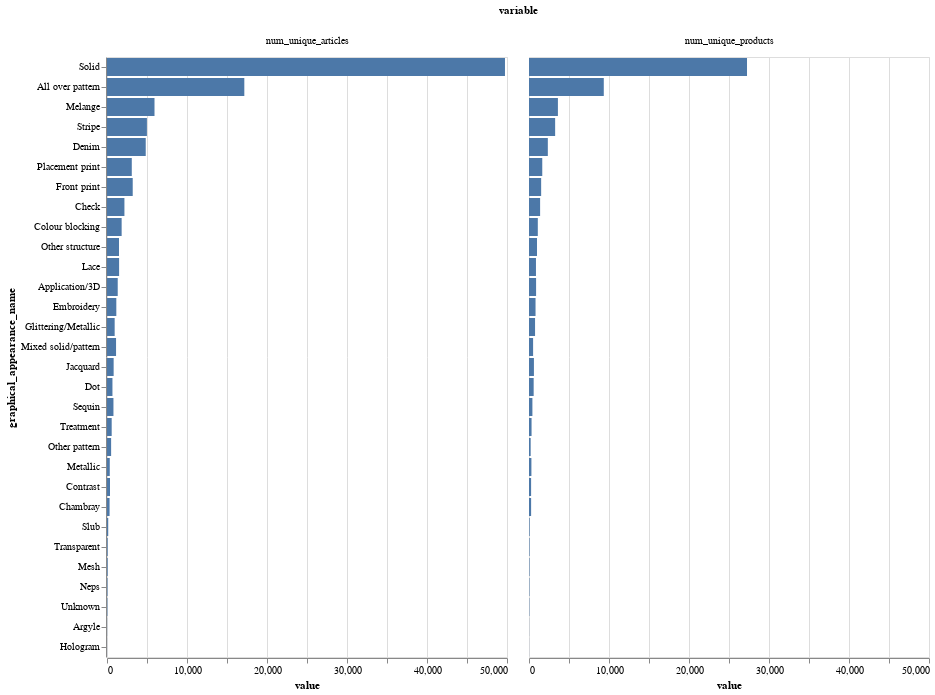

This figure's notebook cell:
### Code cell
alt.Chart(df_graphical_app).mark_bar().encode(
    y=alt.Y("graphical_appearance_name", sort="-x"), x="value", column="variable"
)

### Figure 1 — Vega-Lite specification as saved in the notebook (floating-point values rounded to 4 significant figures)
{"$schema": "https://vega.github.io/schema/vega-lite/v4.17.0.json", "config": {"view": {"continuousHeight": 300, "continuousWidth": 400}}, "data": {"name": "data-c9f8d0b91c11da134109e4bda8d7cb39"}, "datasets": {"data-c9f8d0b91c11da134109e4bda8d7cb39": [{"graphical_appearance_name": "Unknown", "graphical_appearance_no": -1, "value": 43, "variable": "num_unique_products"}, {"graphical_appearance_name": "All over pattern", "graphical_appearance_no": 1010001, "value": 9348, "variable": "num_unique_products"}, {"graphical_appearance_name": "Application/3D", "graphical_appearance_no": 1010002, "value": 886, "variable": "num_unique_products"}, {"graphical_appearance_name": "Argyle", "graphical_appearance_no": 1010003, "value": 13, "variable": "num_unique_products"}, {"graphical_appearance_name": "Check", "graphical_appearance_no": 1010004, "value": 1389, "variable": "num_unique_products"}, {"graphical_appearance_name": "Colour blocking", "graphical_appearance_no": 1010005, "value": 1101, "variable": "num_unique_products"}, {"graphical_appearance_name": "Dot", "graphical_appearance_no": 1010006, "value": 583, "variable": "num_unique_products"}, {"graphical_appearance_name": "Embroidery", "graphical_appearance_no": 1010007, "value": 817, "variable": "num_unique_products"}, {"graphical_appearance_name": "Front print", "graphical_appearance_no": 1010008, "value": 1519, "variable": "num_unique_products"}, {"graphical_appearance_name": "Glittering/Metallic", "graphical_appearance_no": 1010009, "value": 757, "variable": "num_unique_products"}, {"graphical_appearance_name": "Melange", "graphical_appearance_no": 1010010, "value": 3614, "variable": "num_unique_products"}, {"graphical_appearance_name": "Metallic", "graphical_appearance_no": 1010011, "value": 300, "variable": "num_unique_products"}, {"graphical_appearance_name": "Mixed solid/pattern", "graphical_appearance_no": 1010012, "value": 513, "variable": "num_unique_products"}, {"graphical_appearance_name": "Other pattern", "graphical_appearance_no": 1010013, "value": 209, "variable": "num_unique_products"}, {"graphical_appearance_name": "Placement print", "graphical_appearance_no": 1010014, "value": 1658, "variable": "num_unique_products"}, {"graphical_appearance_name": "Sequin", "graphical_appearance_no": 1010015, "value": 425, "variable": "num_unique_products"}, {"graphical_appearance_name": "Solid", "graphical_appearance_no": 1010016, "value": 27251, "variable": "num_unique_products"}, {"graphical_appearance_name": "Stripe", "graphical_appearance_no": 1010017, "value": 3268, "variable": "num_unique_products"}, {"graphical_appearance_name": "Treatment", "graphical_appearance_no": 1010018, "value": 320, "variable": "num_unique_products"}, {"graphical_appearance_name": "Transparent", "graphical_appearance_no": 1010019, "value": 68, "variable": "num_unique_products"}, {"graphical_appearance_name": "Contrast", "graphical_appearance_no": 1010020, "value": 263, "variable": "num_unique_products"}, {"graphical_appearance_name": "Lace", "graphical_appearance_no": 1010021, "value": 871, "variable": "num_unique_products"}, {"graphical_appearance_name": "Jacquard", "graphical_appearance_no": 1010022, "value": 616, "variable": "num_unique_products"}, {"graphical_appearance_name": "Denim", "graphical_appearance_no": 1010023, "value": 2353, "variable": "num_unique_products"}, {"graphical_appearance_name": "Chambray", "graphical_appearance_no": 1010024, "value": 264, "variable": "num_unique_products"}, {"graphical_appearance_name": "Slub", "graphical_appearance_no": 1010025, "value": 80, "variable": "num_unique_products"}, {"graphical_appearance_name": "Other structure", "graphical_appearance_no": 1010026, "value": 997, "variable": "num_unique_products"}, {"graphical_appearance_name": "Neps", "graphical_appearance_no": 1010027, "value": 53, "variable": "num_unique_products"}, {"graphical_appearance_name": "Mesh", "graphical_appearance_no": 1010028, "value": 63, "variable": "num_unique_products"}, {"graphical_appearance_name": "Hologram", "graphical_appearance_no": 1010029, "value": 8, "variable": "num_unique_products"}, {"graphical_appearance_name": "Unknown", "graphical_appearance_no": -1, "value": 52, "variable": "num_unique_articles"}, {"graphical_appearance_name": "All over pattern", "graphical_appearance_no": 1010001, "value": 17165, "variable": "num_unique_articles"}, {"graphical_appearance_name": "Application/3D", "graphical_appearance_no": 1010002, "value": 1341, "variable": "num_unique_articles"}, {"graphical_appearance_name": "Argyle", "graphical_appearance_no": 1010003, "value": 15, "variable": "num_unique_articles"}, {"graphical_appearance_name": "Check", "graphical_appearance_no": 1010004, "value": 2178, "variable": "num_unique_articles"}, {"graphical_appearance_name": "Colour blocking", "graphical_appearance_no": 1010005, "value": 1830, "variable": "num_unique_articles"}, {"graphical_appearance_name": "Dot", "graphical_appearance_no": 1010006, "value": 681, "variable": "num_unique_articles"}, {"graphical_appearance_name": "Embroidery", "graphical_appearance_no": 1010007, "value": 1165, "variable": "num_unique_articles"}, {"graphical_appearance_name": "Front print", "graphical_appearance_no": 1010008, "value": 3215, "variable": "num_unique_articles"}, {"graphical_appearance_name": "Glittering/Metallic", "graphical_appearance_no": 1010009, "value": 958, "variable": "num_unique_articles"}, {"graphical_appearance_name": "Melange", "graphical_appearance_no": 1010010, "value": 5938, "variable": "num_unique_articles"}, {"graphical_appearance_name": "Metallic", "graphical_appearance_no": 1010011, "value": 346, "variable": "num_unique_articles"}, {"graphical_appearance_name": "Mixed solid/pattern", "graphical_appearance_no": 1010012, "value": 1132, "variable": "num_unique_articles"}, {"graphical_appearance_name": "Other pattern", "graphical_appearance_no": 1010013, "value": 515, "variable": "num_unique_articles"}, {"graphical_appearance_name": "Placement print", "graphical_appearance_no": 1010014, "value": 3098, "variable": "num_unique_articles"}, {"graphical_appearance_name": "Sequin", "graphical_appearance_no": 1010015, "value": 806, "variable": "num_unique_articles"}, {"graphical_appearance_name": "Solid", "graphical_appearance_no": 1010016, "value": 49747, "variable": "num_unique_articles"}, {"graphical_appearance_name": "Stripe", "graphical_appearance_no": 1010017, "value": 4990, "variable": "num_unique_articles"}, {"graphical_appearance_name": "Treatment", "graphical_appearance_no": 1010018, "value": 586, "variable": "num_unique_articles"}, {"graphical_appearance_name": "Transparent", "graphical_appearance_no": 1010019, "value": 86, "variable": "num_unique_articles"}, {"graphical_appearance_name": "Contrast", "graphical_appearance_no": 1010020, "value": 376, "variable": "num_unique_articles"}, {"graphical_appearance_name": "Lace", "graphical_appearance_no": 1010021, "value": 1513, "variable": "num_unique_articles"}, {"graphical_appearance_name": "Jacquard", "graphical_appearance_no": 1010022, "value": 830, "variable": "num_unique_articles"}, {"graphical_appearance_name": "Denim", "graphical_appearance_no": 1010023, "value": 4842, "variable": "num_unique_articles"}, {"graphical_appearance_name": "Chambray", "graphical_appearance_no": 1010024, "value": 322, "variable": "num_unique_articles"}, {"graphical_appearance_name": "Slub", "graphical_appearance_no": 1010025, "value": 153, "variable": "num_unique_articles"}, {"graphical_appearance_name": "Other structure", "graphical_appearance_no": 1010026, "value": 1502, "variable": "num_unique_articles"}, {"graphical_appearance_name": "Neps", "graphical_appearance_no": 1010027, "value": 66, "variable": "num_unique_articles"}, {"graphical_appearance_name": "Mesh", "graphical_appearance_no": 1010028, "value": 86, "variable": "num_unique_articles"}, {"graphical_appearance_name": "Hologram", "graphical_appearance_no": 1010029, "value": 8, "variable": "num_unique_articles"}]}, "encoding": {"column": {"field": "variable", "type": "nominal"}, "x": {"field": "value", "type": "quantitative"}, "y": {"field": "graphical_appearance_name", "sort": "-x", "type": "nominal"}}, "mark": "bar"}
